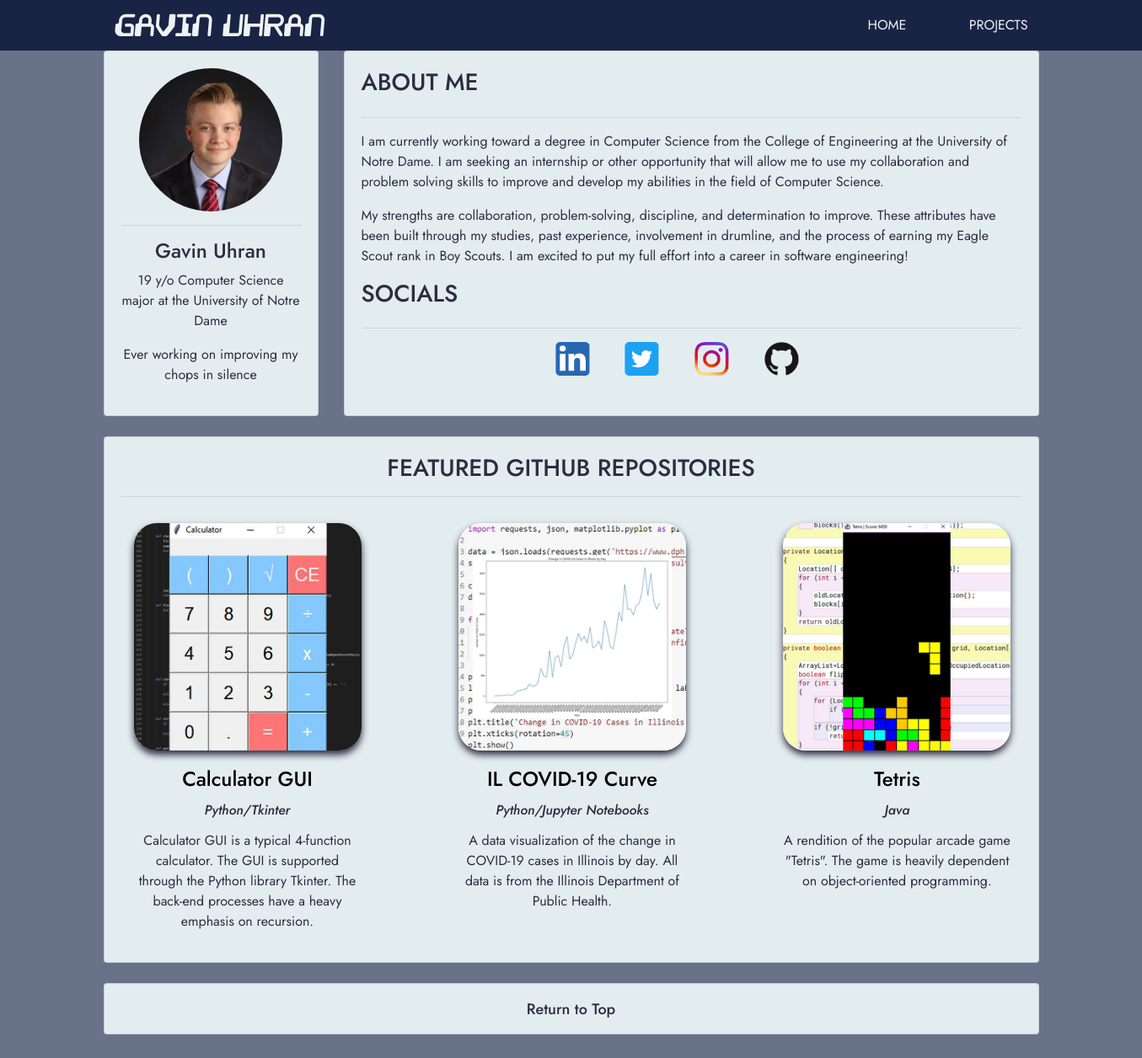
The page / on the database its author committed.
### base/models.py (models this page shows, shortened)
class Profile(models.Model):
    picture = models.ImageField(default='default.png', blank=True)
    description1 = models.TextField(default="placeholder")
    description2 = models.TextField(default="placeholder")

class AboutMe(models.Model):
    aboutMe1 = models.TextField()
    aboutMe2 = models.TextField()

class LinkedIn(models.Model):
    url = models.TextField(default='https://linkedin.com/in/gavinuhran/')

class Twitter(models.Model):
    url = models.TextField(default='https://twitter.com/gavinuhran/')

class Instagram(models.Model):
    url = models.TextField(default='https://instagram.com/gavinuhran/')

class GitHub(models.Model):
    url = models.TextField(default='https://github.com/gavinuhran/')

class FeaturedProject(models.Model):
    thumbnail = models.ImageField(default='default.png', blank=True)
    url = models.TextField(default='https://github.com/gavinuhran/')
    title = models.CharField(max_length=100)
    lang = models.CharField(max_length=100)
    desc = models.TextField()
    date = models.DateField(default=datetime.date.today)

### base/views.py (the view)
# urls.py: path('', views.home),
def home(request):
    profiles = Profile.objects.all()
    aboutMes = AboutMe.objects.all()
    linkedinLinks = LinkedIn.objects.all()
    twitterLinks = Twitter.objects.all()
    instagramLinks = Instagram.objects.all()
    githubLinks = GitHub.objects.all()
    featuredProjects = FeaturedProject.objects.all().order_by('-date')
    return render(request, 'base/home.html', {'profiles': profiles, 'aboutMes': aboutMes, 'linkedinLinks': linkedinLinks, 'twitterLinks': twitterLinks, 'instagramLinks': instagramLinks, 'githubLinks': githubLinks, 'featuredProjects': featuredProjects})

### base/templates/base/home.html (shortened to what this page needs)
{% load static %}
<!DOCTYPE html>
<html lang="en">
<head>
    <link href="{% static '/css/home.css' %}" rel="stylesheet" type="text/css">
    <link href="{% static '/css/nav.css' %}" rel="stylesheet" type="text/css">
    <link href="{% static '/css/footer.css' %}" rel="stylesheet" type="text/css">
    <link rel="stylesheet" href="https://stackpath.bootstrapcdn.com/bootstrap/4.3.1/css/bootstrap.min.css">
</head>
<body style="background-color: #687288;">
    <header>
        <div class="nav-container">
            <a href="/">
                <img class="logo" src="{% static 'images/logo.png' %}" alt="Logo">
            </a>
            <nav>
                <ul>
                    <li><a class="nav-home" href="/">Home</a></li>
                    <li><a class="nav-projects" href="/projects/">Projects</a></li>
                </ul>
            </nav>
        </div>
    </header>
    <div class="container">
        <div class="row">
            <div class="col-md-3">
                <div id="profile-wrapper" class="card card-body h-100">
                    {% for profile in profiles %}
                    <img id="profile-pic" src="{{ profile.picture.url }}" alt="Profile Picture">
                    <hr>
                    <h4>Gavin Uhran</h4>
                    <p>{{ profile.description1 }}</p>
                    <p>{{ profile.description2 }}</p>
                    {% endfor %}
                </div>
            </div>
            <div class="col-md-9">
                <div class="card card-body h-100">
                    <h3>About Me</h3>
                    <hr>
                    {% for aboutMe in aboutMes %}
                    <p>{{ aboutMe.aboutMe1 }}</p>
                    <p>{{ aboutMe.aboutMe2 }}</p>
                    {% endfor %}
                    <h3>Socials</h3>
                    <hr>
                    <ul class="social-links">
                        <li>
                            {% for link in linkedinLinks %}
                            <a href="{{ link.url }}" target="_blank">
                                <img class="social" src="{% static 'images/mediaFiles/linkedin.png' %}" alt="LinkedIn Icon">
                            </a>
                            {% endfor %}
                        </li>
                        <li>
                            {% for link in twitterLinks %}
                            <a href="{{ link.url }}" target="_blank">
                                <img class="social" src="{% static 'images/mediaFiles/twitter.png' %}" alt="Twitter Icon">
                            </a>
                            {% endfor %}
                        </li>
                        <li>
                            {% for link in instagramLinks %}
                            <a href="{{ link.url }}" target="_blank">
                                <img class="social" src="{% static 'images/mediaFiles/instagram.png' %}" alt="Instagram Icon">
                            </a>
                            {% endfor %}
                        </li>
                        <li>
                            {% for link in githubLinks %}
                            <a href="{{ link.url }}" target="_blank">
                                <img class="social" src="{% static 'images/mediaFiles/github.png' %}" alt="Github Icon">
                            </a>
                            {% endfor %}
                        </li>
                    </ul>
                </div>
            </div>
        </div>
        <br>
        <div class="row">
            <div class="col-md-12">
                <div class="card card-body h-100">
                    <div class="projects-header">
                        <h3>Featured GitHub Repositories</h3>
                        <hr>
                    </div>
                    <div class="project-grid-container">
                        {% for project in featuredProjects %}
                        <a class="project-link" href="{{ project.url }}" target="_blank">
                            <div class="project1 project-container">
                                <div class="project-image">
                                    <img class="repo-icon" src="{{ project.thumbnail.url }}" alt="{{ project.title }}">
                                </div>
                                <div class="project-title">
                                    <h5>{{ project.title }}</h5>
                                </div>
                                <div class="project-lang">
                                    <h6>{{ project.lang }}</h6>
                                </div>
                                <div class="project-desc">
                                    <p class="project-desc">{{ project.desc }}</p>
                                </div>
                            </div>
                        </a>
                        {% endfor %}
                    </div>
                </div>
            </div>
        </div>
        <br>
        <div class="row">
            <div class="col-md-12">
                <div class="card card-body h-75">
                    <footer>
                        <a href="/">
                            <h6 class="footer-text">Return to Top</h6>
                        </a>
                    </footer>
                </div>
            </div>
        </div>
        <br>
    </div>
</body>
</html>

### staticFiles/css/home.css (style rules this page uses)
.card { background-color: #E3EDF0!important; }
#profile-wrapper { text-align: center; min-width: 180px; }
h3 { text-transform: uppercase; }
h3, h4, h6, p { color: #2b2d42; font-family: Jost; }
#profile-pic { width: 80%; max-width: 200px; height: auto; border-radius: 50%; margin-left: auto; margin-right: auto; }
.social-links { position: relative; transform: translate(27%, 0); margin: 0; padding: 0; list-style: none; }
.social-links li { display: inline-block; width: 10%; text-align: center; }
.social { width: 40px; height: 40px; }
.repo-icon { width: 100%; height: auto; border-radius: 10%; box-shadow: 0px 5px 9px #2b2d42; }
.project-grid-container { display: grid; grid-template-columns: repeat(3, 1fr); grid-column-gap: 8%; grid-row-gap: 0; align-items: center; justify-items: center; grid-template-areas: "project1 project2 project3"; }
.projects-header { text-align: center; }
.project-link { color: black; }
.project-container { grid-area: project1; width: 300px; display: grid; grid-template-areas: "image" "title" "lang" "desc"; grid-template-rows: 280px 32px 24px 150px; grid-row-gap: 2%; justify-items: center; padding: 5%; }
.project1 { grid-area: project1; }
.project-image { grid-area: image; }
.project-title { font-family: Jost; grid-area: title; }
.project-title h5 { font-size: 24px; }
.project-lang { grid-area: lang; }
.project-lang h6 { font-size: 16px; font-style: italic; }
.project-desc { grid-area: desc; text-align: center; }

### staticFiles/css/nav.css (style rules this page uses)
.nav-container { position: -webkit-sticky; position: sticky; width: 80%; margin: 0 auto; }
header { background: #192445; }
header::after { content: ''; display: table; clear: both; }
.logo { float: left; width: 250px; height: auto; padding: 5px 0; }
nav { float: right; }
nav ul { margin: 0; padding: 0; list-style: none; }
nav li { display: inline-block; margin-left: 70px; padding-top: 18px; position: relative; }
.nav-home { float: left; }
.nav-projects { float: right; }
nav a { text-decoration: none; color: #edf2f4; text-transform: uppercase; font-family: Jost; }
nav a::before { content: ''; display: block; height: 3px; width: 100%; background: #edf2f4; position: absolute; top: 0; width: 0%; transition: all ease-in-out 250ms; }

### staticFiles/css/footer.css (style rules this page uses)
footer { padding-bottom: 1%; text-align: center; }
footer a { text-decoration: none; }
.footer-text { font-size: 18px; color: #2b2d42; }

### rows shown on the page
Profile: picture (picture), description1 "19 y/o Computer Science major at the University of Notre Dame", description2 "Ever working on improving my chops in silence"
AboutMe: aboutMe1 "I am currently working toward a degree in Computer Science from the College of Engineering at the University of Notre Dame. I am seeking an internship or other opportunity that will allow me to use my collaboration and problem solving skills to improve and develop my abilities in the field of Computer Science.", aboutMe2 "My strengths are collaboration, problem-solving, discipline, and determination to improve. These attributes have been built through my studies, past experience, involvement in drumline, and the process of earning my Eagle Scout rank in Boy Scouts. I am excited to put my full effort into a career in software engineering!"
FeaturedProject: thumbnail (picture), title "Calculator GUI", lang "Python/Tkinter", desc "Calculator GUI is a typical 4-function calculator. The GUI is supported through the Python library Tkinter. The back-end processes have a heavy emphasis on recursion."
FeaturedProject: thumbnail (picture), title "IL COVID-19 Curve", lang "Python/Jupyter Notebooks", desc "A data visualization of the change in COVID-19 cases in Illinois by day. All data is from the Illinois Department of Public Health."
FeaturedProject: thumbnail (picture), title "Tetris", lang "Java", desc "A rendition of the popular arcade game \"Tetris\". The game is heavily dependent on object-oriented programming."
